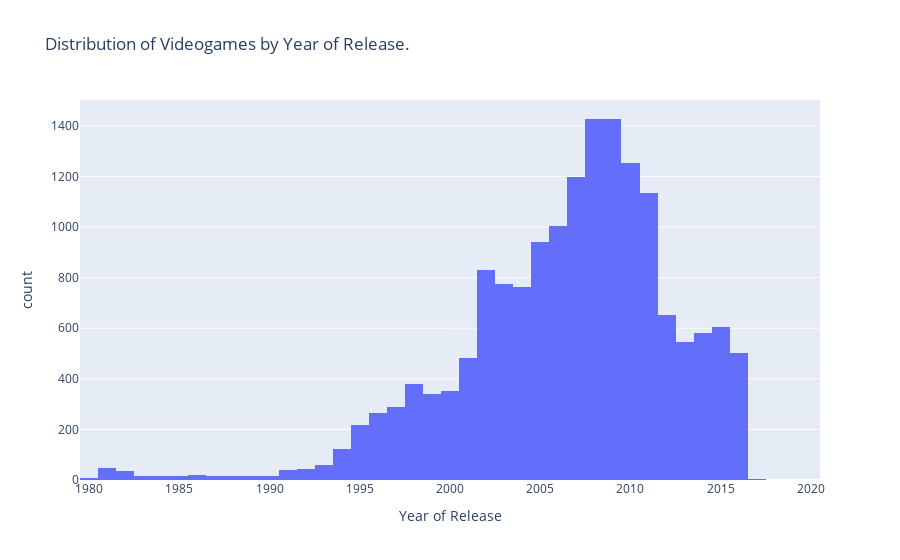

Notebook cell for this chart:
### Code cell
# se crea un histograma para ver la distribución de los datos de las columna 'year_of_release', 
fig = px.histogram(df_vg, x='year_of_release',
                   title= 'Distribution of Videogames by Year of Release',
                   labels={'year_of_release': 'Year of Release'})

fig.show()

### Figure 1 — Plotly figure (JSON) as saved in the notebook; plotly's stock layout.template omitted (floating-point values rounded to 4 significant figures; data arrays with more than 128 entries replaced by an {"elided": "..."} marker saying what was removed)
{"data": [{"alignmentgroup": "True", "bingroup": "x", "hovertemplate": "Year of Release=%{x}<br>count=%{y}<extra></extra>", "legendgroup": "", "marker": {"color": "#636efa", "pattern": {"shape": ""}}, "name": "", "offsetgroup": "", "orientation": "v", "showlegend": false, "type": "histogram", "x": {"elided": "16717 int values"}, "xaxis": "x", "yaxis": "y"}], "layout": {"barmode": "relative", "legend": {"tracegroupgap": 0}, "title": {"text": "Distribution of Videogames by Year of Release."}, "xaxis": {"anchor": "y", "domain": [0, 1], "title": {"text": "Year of Release"}}, "yaxis": {"anchor": "x", "domain": [0, 1], "title": {"text": "count"}}}}
